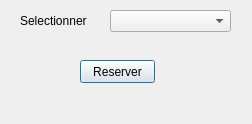
<?xml version="1.0" encoding="UTF-8"?>
<ui version="4.0">
 <class>book</class>
 <widget class="QDialog" name="book">
  <property name="windowModality">
   <enum>Qt::WindowModal</enum>
  </property>
  <property name="geometry">
   <rect>
    <x>0</x>
    <y>0</y>
    <width>252</width>
    <height>124</height>
   </rect>
  </property>
  <property name="windowTitle">
   <string>Reserver Ticket</string>
  </property>
  <widget class="QPushButton" name="btnBook">
   <property name="geometry">
    <rect>
     <x>80</x>
     <y>60</y>
     <width>75</width>
     <height>23</height>
    </rect>
   </property>
   <property name="text">
    <string>Reserver</string>
   </property>
  </widget>
  <widget class="QComboBox" name="cmbSeats">
   <property name="geometry">
    <rect>
     <x>110</x>
     <y>10</y>
     <width>121</width>
     <height>22</height>
    </rect>
   </property>
  </widget>
  <widget class="QLabel" name="label">
   <property name="geometry">
    <rect>
     <x>20</x>
     <y>10</y>
     <width>101</width>
     <height>21</height>
    </rect>
   </property>
   <property name="text">
    <string>Selectionner</string>
   </property>
  </widget>
  <widget class="QLabel" name="lblInfo">
   <property name="geometry">
    <rect>
     <x>60</x>
     <y>100</y>
     <width>151</width>
     <height>16</height>
    </rect>
   </property>
   <property name="text">
    <string/>
   </property>
  </widget>
 </widget>
 <resources/>
 <connections/>
</ui>
